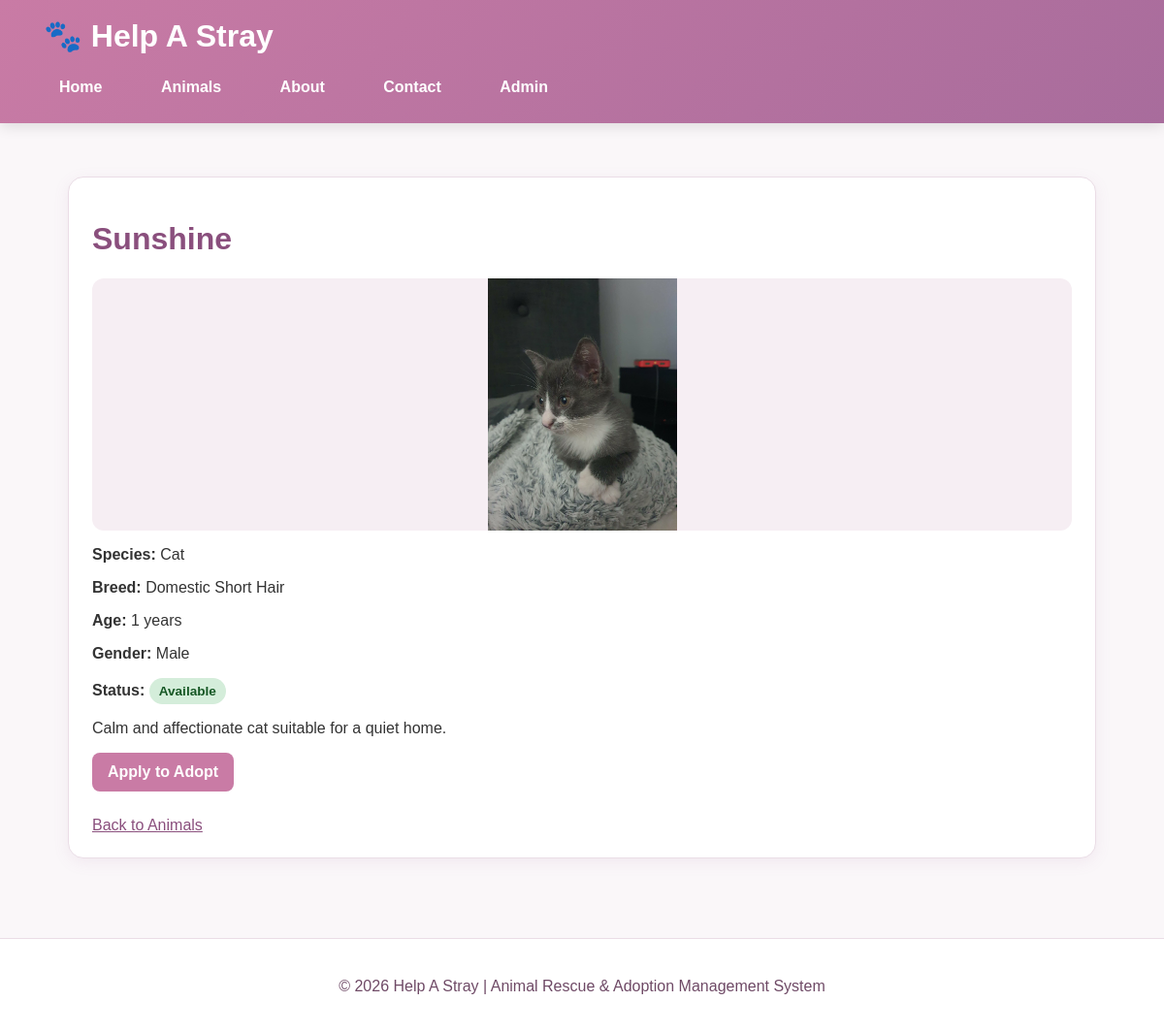
Page /public/animal-details.php?id=2 on the committed database.
### tables this page shows
CREATE TABLE `animals` (
  `animal_id` int(11) NOT NULL,
  `name` varchar(100) NOT NULL,
  `species` varchar(50) NOT NULL,
  `breed` varchar(100) DEFAULT NULL,
  `age` int(11) DEFAULT NULL,
  `gender` enum('Male','Female') NOT NULL,
  `description` text DEFAULT NULL,
  `image` varchar(255) DEFAULT NULL,
  `status` enum('Available','Reserved','Adopted') DEFAULT 'Available',
  `created_at` timestamp NOT NULL DEFAULT current_timestamp()
);

### public/animal-details.php (the view, shortened to what this page needs)
<?php
require_once '../config/db.php';
$animal_id = $_GET['id'];
$stmt = $pdo->prepare("SELECT * FROM animals WHERE animal_id = ?");
$stmt->execute([$animal_id]);
$animal = $stmt->fetch(PDO::FETCH_ASSOC);
require_once '../includes/header.php';
?>
<div class="card">
    <h1><?php echo htmlspecialchars($animal['name']); ?></h1>
    <?php if (!empty($animal['image'])): ?>
                <img
                    class="animal-image"
                    src="uploads/<?php echo htmlspecialchars($animal['image']); ?>"
                    alt="<?php echo htmlspecialchars($animal['name']); ?>">
            <?php endif; ?>
    <p><strong>Species:</strong> <?php echo htmlspecialchars($animal['species']); ?></p>
    <p><strong>Breed:</strong> <?php echo htmlspecialchars($animal['breed']); ?></p>
    <p><strong>Age:</strong> <?php echo htmlspecialchars($animal['age']); ?> years</p>
    <p><strong>Gender:</strong> <?php echo htmlspecialchars($animal['gender']); ?></p>
<p>
    <strong>Status:</strong>
    <span class="badge badge-<?php echo strtolower($animal['status']); ?>">
        <?php echo htmlspecialchars($animal['status']); ?>
    </span>
</p>
    <p><?php echo htmlspecialchars($animal['description']); ?></p>
    <?php if ($animal['status'] === 'Available'): ?>
        <a class="btn" href="apply.php?id=<?php echo $animal['animal_id']; ?>">Apply to Adopt</a>
    <?php else: ?>
        <p class="error">This animal is currently not available for adoption.</p>
    <?php endif; ?>
    <br><br>
    <a href="animals.php">Back to Animals</a>
</div>
<?php require_once '../includes/footer.php'; ?>

### public/css/style.css (style rules this page uses)
* { box-sizing: border-box; }
body { background-color: red; }
body { font-family: Arial, sans-serif; margin: 0; background-color: #faf7f9; color: #333; }
.card { background: white; padding: 24px; margin-bottom: 22px; border-radius: 16px; border: 1px solid #eadde6; box-shadow: 0 4px 16px rgba(168, 108, 156, 0.10); transition: 0.2s ease; }
h1, h2, h3 { color: #8a4f7d; }
a { color: #8a4f7d; }
button, .btn { background-color: #c97ba5; color: white; border: none; padding: 11px 16px; border-radius: 8px; text-decoration: none; cursor: pointer; display: inline-block; font-weight: bold; margin-right: 8px; margin-bottom: 8px; }
.badge { display: inline-block; padding: 6px 10px; border-radius: 20px; font-size: 0.85rem; font-weight: bold; }
.badge-available, .badge-approved { background-color: #d4edda; color: #155724; }
img { max-width: 100%; }
.card img { display: block; }
.animal-image { width: 100%; height: 260px; object-fit: contain; background-color: #f6eef3; border-radius: 12px; margin-bottom: 15px; }

### rows in the picture
animals: name "Sunshine", image (picture), species "Cat", breed "Domestic Short Hair", age "1", gender "Male", status "Available", description "Calm and affectionate cat suitable for a quiet home."
